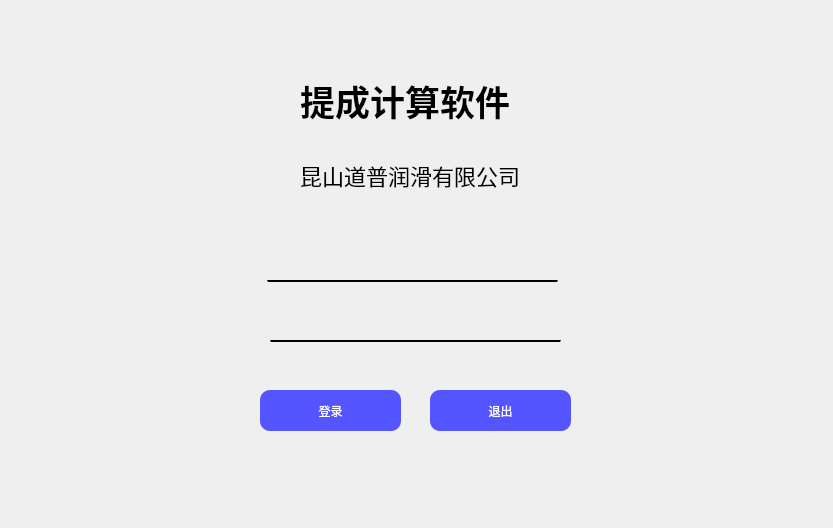
<?xml version="1.0" encoding="UTF-8"?>
<ui version="4.0">
 <class>Form</class>
 <widget class="QWidget" name="Form">
  <property name="geometry">
   <rect>
    <x>0</x>
    <y>0</y>
    <width>833</width>
    <height>528</height>
   </rect>
  </property>
  <property name="windowTitle">
   <string>Form</string>
  </property>
  <property name="styleSheet">
   <string notr="true">QWidget#Form{
	border-image: url(:/img/海边小路.png);
}</string>
  </property>
  <widget class="QLabel" name="titleLabel">
   <property name="geometry">
    <rect>
     <x>300</x>
     <y>70</y>
     <width>221</width>
     <height>61</height>
    </rect>
   </property>
   <property name="styleSheet">
    <string notr="true">QLabel#titleLabel{
	font-size: 35px;
	font-weight: bold;
}</string>
   </property>
   <property name="text">
    <string>提成计算软件</string>
   </property>
  </widget>
  <widget class="QLabel" name="companyLabel">
   <property name="geometry">
    <rect>
     <x>300</x>
     <y>160</y>
     <width>221</width>
     <height>31</height>
    </rect>
   </property>
   <property name="styleSheet">
    <string notr="true">QLabel#companyLabel{
	font-size: 22px;
	font-family: &quot;等线&quot;;
}</string>
   </property>
   <property name="text">
    <string>昆山道普润滑有限公司</string>
   </property>
  </widget>
  <widget class="QLineEdit" name="usernameLineEdit">
   <property name="geometry">
    <rect>
     <x>320</x>
     <y>240</y>
     <width>231</width>
     <height>41</height>
    </rect>
   </property>
   <property name="font">
    <font>
     <family>MS Sans Serif</family>
     <pointsize>16</pointsize>
    </font>
   </property>
   <property name="styleSheet">
    <string notr="true">QLineEdit#usernameLineEdit{
	border-top: 0px;
	border-left: 0px;
	border-right: 0px;
	border-bottom: 0px;
	background: rgb(0,0,0,0);
}</string>
   </property>
  </widget>
  <widget class="Line" name="line">
   <property name="geometry">
    <rect>
     <x>267</x>
     <y>280</y>
     <width>291</width>
     <height>16</height>
    </rect>
   </property>
   <property name="styleSheet">
    <string notr="true">QFrame{
	border-top: 2px solid;
}</string>
   </property>
   <property name="orientation">
    <enum>Qt::Horizontal</enum>
   </property>
  </widget>
  <widget class="QLabel" name="usernameLabel">
   <property name="geometry">
    <rect>
     <x>270</x>
     <y>235</y>
     <width>41</width>
     <height>41</height>
    </rect>
   </property>
   <property name="styleSheet">
    <string notr="true">QLabel#usernameLabel{
	border-image: url(:img/user.png);
}</string>
   </property>
   <property name="text">
    <string/>
   </property>
  </widget>
  <widget class="QLineEdit" name="passwordLineEdit">
   <property name="geometry">
    <rect>
     <x>323</x>
     <y>300</y>
     <width>231</width>
     <height>41</height>
    </rect>
   </property>
   <property name="font">
    <font>
     <family>MS Sans Serif</family>
     <pointsize>16</pointsize>
    </font>
   </property>
   <property name="styleSheet">
    <string notr="true">QLineEdit#passwordLineEdit{
	border-top: 0px;
	border-left: 0px;
	border-right: 0px;
	border-bottom: 0px;
	background: rgb(0,0,0,0);
}</string>
   </property>
  </widget>
  <widget class="QLabel" name="passwordLabel">
   <property name="geometry">
    <rect>
     <x>273</x>
     <y>300</y>
     <width>41</width>
     <height>41</height>
    </rect>
   </property>
   <property name="styleSheet">
    <string notr="true">QLabel#passwordLabel{
	border-image: url(:/img/password.png);
}</string>
   </property>
   <property name="text">
    <string/>
   </property>
  </widget>
  <widget class="Line" name="line_2">
   <property name="geometry">
    <rect>
     <x>270</x>
     <y>340</y>
     <width>291</width>
     <height>16</height>
    </rect>
   </property>
   <property name="styleSheet">
    <string notr="true">QFrame{
	border-top: 2px solid;
}</string>
   </property>
   <property name="orientation">
    <enum>Qt::Horizontal</enum>
   </property>
  </widget>
  <widget class="QPushButton" name="loginPushButton">
   <property name="geometry">
    <rect>
     <x>260</x>
     <y>390</y>
     <width>141</width>
     <height>41</height>
    </rect>
   </property>
   <property name="styleSheet">
    <string notr="true">QPushButton{
	background-color: rgb(85, 85, 255);
	border-radius: 10px;
	font: 20px &quot;微软雅黑&quot;;
	color: white;
}</string>
   </property>
   <property name="text">
    <string>登录</string>
   </property>
  </widget>
  <widget class="QPushButton" name="exitPushButton">
   <property name="geometry">
    <rect>
     <x>430</x>
     <y>390</y>
     <width>141</width>
     <height>41</height>
    </rect>
   </property>
   <property name="styleSheet">
    <string notr="true">QPushButton{
	background-color: rgb(85, 85, 255);
	border-radius: 10px;
	font: 20px &quot;微软雅黑&quot;;
	color: white;
}</string>
   </property>
   <property name="text">
    <string>退出</string>
   </property>
  </widget>
 </widget>
 <resources>
  <include location="resources.qrc"/>
 </resources>
 <connections/>
</ui>
